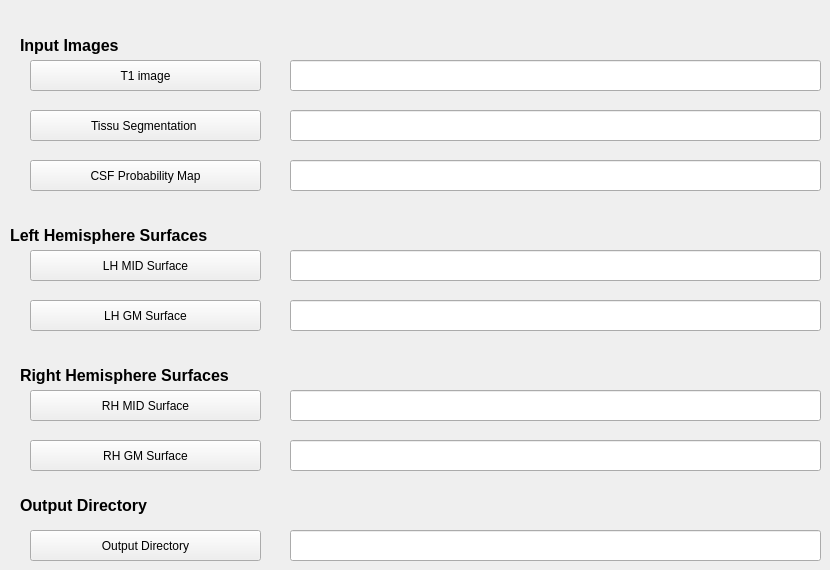
    <widget class="QWidget" name="tab_inputs">
     <attribute name="title">
      <string>Inputs</string>
     </attribute>
     <widget class="QLabel" name="input_images">
      <property name="geometry">
       <rect>
        <x>20</x>
        <y>30</y>
        <width>121</width>
        <height>31</height>
       </rect>
      </property>
      <property name="text">
       <string>&lt;html&gt;&lt;head/&gt;&lt;body&gt;&lt;p&gt;&lt;span style=&quot; font-size:12pt; font-weight:600;&quot;&gt;Input Images&lt;/span&gt;&lt;/p&gt;&lt;/body&gt;&lt;/html&gt;</string>
      </property>
     </widget>
     <widget class="QPushButton" name="T1">
      <property name="geometry">
       <rect>
        <x>30</x>
        <y>60</y>
        <width>231</width>
        <height>31</height>
       </rect>
      </property>
      <property name="text">
       <string>T1 image</string>
      </property>
     </widget>
     <widget class="QLineEdit" name="lineEdit_T1img">
      <property name="geometry">
       <rect>
        <x>290</x>
        <y>60</y>
        <width>531</width>
        <height>31</height>
       </rect>
      </property>
     </widget>
     <widget class="QPushButton" name="Segmentation">
      <property name="geometry">
       <rect>
        <x>30</x>
        <y>110</y>
        <width>231</width>
        <height>31</height>
       </rect>
      </property>
      <property name="text">
       <string>Tissu Segmentation </string>
      </property>
     </widget>
     <widget class="QLineEdit" name="lineEdit_Segmentation">
      <property name="geometry">
       <rect>
        <x>290</x>
        <y>110</y>
        <width>531</width>
        <height>31</height>
       </rect>
      </property>
     </widget>
     <widget class="QPushButton" name="CSF_Probability_Map">
      <property name="geometry">
       <rect>
        <x>30</x>
        <y>160</y>
        <width>231</width>
        <height>31</height>
       </rect>
      </property>
      <property name="text">
       <string>CSF Probability Map</string>
      </property>
     </widget>
     <widget class="QLineEdit" name="lineEdit_CSF_Probability_Map">
      <property name="geometry">
       <rect>
        <x>290</x>
        <y>160</y>
        <width>531</width>
        <height>31</height>
       </rect>
      </property>
     </widget>
     <widget class="QLabel" name="left_hemisphere">
      <property name="geometry">
       <rect>
        <x>10</x>
        <y>220</y>
        <width>301</width>
        <height>31</height>
       </rect>
      </property>
      <property name="text">
       <string>&lt;html&gt;&lt;head/&gt;&lt;body&gt;&lt;p&gt;&lt;span style=&quot; font-size:12pt; font-weight:600;&quot;&gt;Left Hemisphere Surfaces&lt;/span&gt;&lt;/p&gt;&lt;/body&gt;&lt;/html&gt;</string>
      </property>
     </widget>
     <widget class="QPushButton" name="LH_MID_Surface">
      <property name="geometry">
       <rect>
        <x>30</x>
        <y>250</y>
        <width>231</width>
        <height>31</height>
       </rect>
      </property>
      <property name="text">
       <string>LH MID Surface</string>
      </property>
     </widget>
     <widget class="QLineEdit" name="lineEdit_LH_MID_Surface">
      <property name="geometry">
       <rect>
        <x>290</x>
        <y>250</y>
        <width>531</width>
        <height>31</height>
       </rect>
      </property>
     </widget>
     <widget class="QPushButton" name="LH_GM_Surface">
      <property name="geometry">
       <rect>
        <x>30</x>
        <y>300</y>
        <width>231</width>
        <height>31</height>
       </rect>
      </property>
      <property name="text">
       <string>LH GM Surface</string>
      </property>
     </widget>
     <widget class="QLineEdit" name="lineEdit_LH_GM_Surface">
      <property name="geometry">
       <rect>
        <x>290</x>
        <y>300</y>
        <width>531</width>
        <height>31</height>
       </rect>
      </property>
     </widget>
     <widget class="QLabel" name="right_hemisphere">
      <property name="geometry">
       <rect>
        <x>20</x>
        <y>360</y>
        <width>281</width>
        <height>31</height>
       </rect>
      </property>
      <property name="text">
       <string>&lt;html&gt;&lt;head/&gt;&lt;body&gt;&lt;p&gt;&lt;span style=&quot; font-size:12pt; font-weight:600;&quot;&gt;Right Hemisphere Surfaces&lt;/span&gt;&lt;/p&gt;&lt;/body&gt;&lt;/html&gt;</string>
      </property>
     </widget>
     <widget class="QPushButton" name="RH_MID_Surface">
      <property name="geometry">
       <rect>
        <x>30</x>
        <y>390</y>
        <width>231</width>
        <height>31</height>
       </rect>
      </property>
      <property name="text">
       <string>RH MID Surface</string>
      </property>
     </widget>
     <widget class="QLineEdit" name="lineEdit_RH_MID_Surface">
      <property name="geometry">
       <rect>
        <x>290</x>
        <y>390</y>
        <width>531</width>
        <height>31</height>
       </rect>
      </property>
     </widget>
     <widget class="QPushButton" name="RH_GM_Surface">
      <property name="geometry">
       <rect>
        <x>30</x>
        <y>440</y>
        <width>231</width>
        <height>31</height>
       </rect>
      </property>
      <property name="text">
       <string>RH GM Surface</string>
      </property>
     </widget>
     <widget class="QLineEdit" name="lineEdit_RH_GM_Surface">
      <property name="geometry">
       <rect>
        <x>290</x>
        <y>440</y>
        <width>531</width>
        <height>31</height>
       </rect>
      </property>
     </widget>
     <widget class="QLabel" name="outputdirectory">
      <property name="geometry">
       <rect>
        <x>20</x>
        <y>490</y>
        <width>171</width>
        <height>31</height>
       </rect>
      </property>
      <property name="text">
       <string>&lt;html&gt;&lt;head/&gt;&lt;body&gt;&lt;p&gt;&lt;span style=&quot; font-size:12pt; font-weight:600;&quot;&gt;Output Directory&lt;/span&gt;&lt;/p&gt;&lt;/body&gt;&lt;/html&gt;</string>
      </property>
     </widget>
     <widget class="QPushButton" name="output_directory">
      <property name="geometry">
       <rect>
        <x>30</x>
        <y>530</y>
        <width>231</width>
        <height>31</height>
       </rect>
      </property>
      <property name="text">
       <string>Output Directory</string>
      </property>
     </widget>
     <widget class="QLineEdit" name="lineEdit_Output_Directory">
      <property name="geometry">
       <rect>
        <x>290</x>
        <y>530</y>
        <width>531</width>
        <height>31</height>
       </rect>
      </property>
     </widget>
    </widget>
